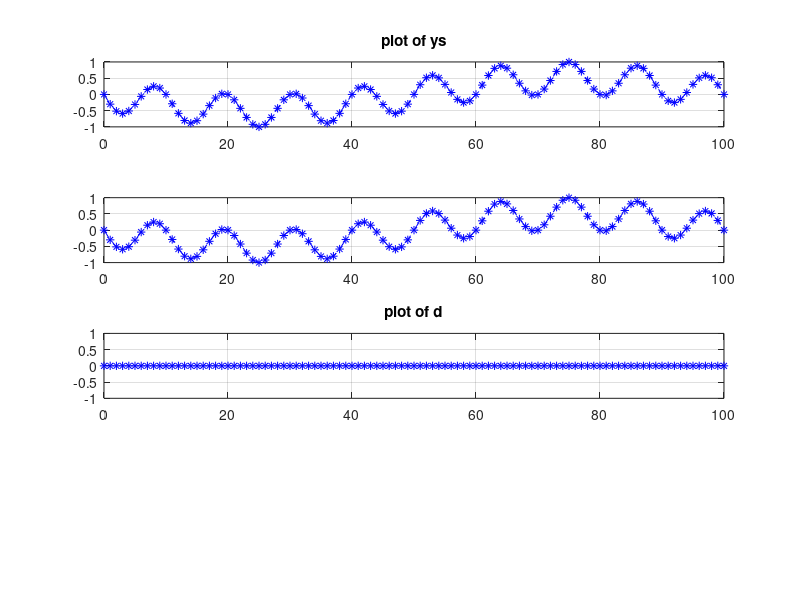

Write the MATLAB code that produced this figure.
clc;close all; clear all;
fs=100;
ts=1/fs;
a=1;b=1;Fc_1=1;Fc_2=9;
ind=1; x1=[]; x2=[]; x3=[];
for n=0:fs
    x1(ind)=a*sin(2*pi*Fc_1*n*ts);
    x2(ind)=b*sin(2*pi*Fc_2*n*ts);
    ind=ind+1;
end
x3=x1+x2;
t=0:fs;
y1=[];y2=[];y3=[];
y1=-(x1/2); y2=-(x2/2); y3=-(x3/2);
ys=y1+y2;
subplot(4,1,1);
plot(t,ys,'b--*');grid on;
title('plot of ys');

subplot(4,1,2);
plot(t,y3,'b--*');grid on;
%d=ys-y3;
d=sum(abs(ys-y3));
subplot(4,1,3);
plot(t,d,'b--*');grid on;
title('plot of d');
fprintf('linearity checked: %ld\n',d);

if d==0
    disp('linear');
end 

